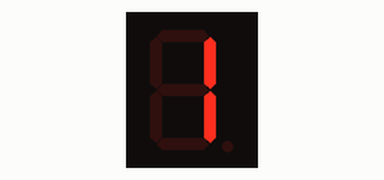
This sketch was run on a simulated Arduino Uno, built with avr-gcc and run on an emulated ATmega328P. Shown: 1-digit seven-segment display. Wiring (inferred from the names in the program): 1-digit 7-segment display, segments lit when HIGH: segments pin 2, pin 3, pin 4, pin 5, pin 6, pin 7, pin 8. The segment pins are drawn as the display they are named for.

Above: at 0.1 s.
At 1.35 s:
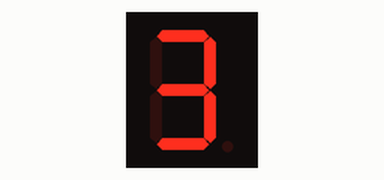
At 1.95 s:
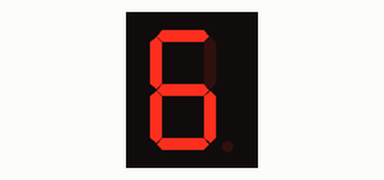
At 2.35 s:
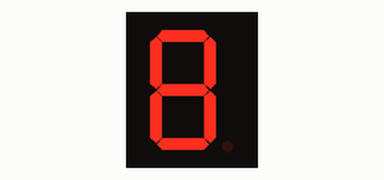
At 2.75 s:
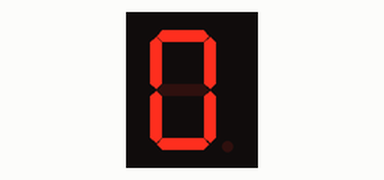

The sketch:

7_segments_display_IG.ino
```cpp
int a = 2;
int b = 3;
int c = 4;
int d = 5;
int e = 6;
int f = 7;
int g = 8;

void setup() {
  // put your setup code here, to run once:
  pinMode(a, OUTPUT);
  pinMode(b, OUTPUT);
  pinMode(c, OUTPUT);
  pinMode(d, OUTPUT);
  pinMode(e, OUTPUT);
  pinMode(f, OUTPUT);
  pinMode(g, OUTPUT);
}

void loop() {
  //number 1
  digitalWrite(b, HIGH);
  digitalWrite(c, HIGH);
  delay(1000);
  digitalWrite(b, LOW);
  digitalWrite(c, LOW);
  delay(100);
  //number 2
  digitalWrite(a, HIGH);
  digitalWrite(b, HIGH);
  digitalWrite(g, HIGH);
  digitalWrite(d, HIGH);
  digitalWrite(e, HIGH);
  delay(100);
  digitalWrite(a, LOW);
  digitalWrite(b, LOW);
  digitalWrite(g, LOW);
  digitalWrite(d, LOW);
  digitalWrite(e, LOW);
  delay(100);
  //number 3
  digitalWrite(a, HIGH);
  digitalWrite(b, HIGH);
  digitalWrite(g, HIGH);
  digitalWrite(c, HIGH);
  digitalWrite(d, HIGH);
  delay(100);
  digitalWrite(a, LOW);
  digitalWrite(b, LOW);
  digitalWrite(g, LOW);
  digitalWrite(d, LOW);
  digitalWrite(c, LOW);
  delay(100);
  //number 4
  digitalWrite(b, HIGH);
  digitalWrite(c, HIGH);
  digitalWrite(g, HIGH);
  digitalWrite(f, HIGH);
  delay(100);
  digitalWrite(b, LOW);
  digitalWrite(c, LOW);
  digitalWrite(g, LOW);
  digitalWrite(f, LOW);
  delay(100);
  //number 5
  digitalWrite(a, HIGH);
  digitalWrite(f, HIGH);
  digitalWrite(g, HIGH);
  digitalWrite(c, HIGH);
  digitalWrite(d, HIGH);
  delay(100);
  digitalWrite(a, LOW);
  digitalWrite(f, LOW);
  digitalWrite(g, LOW);
  digitalWrite(d, LOW);
  digitalWrite(c, LOW);
  delay(100);
  //number 6
  digitalWrite(a, HIGH);
  digitalWrite(e, HIGH);
  digitalWrite(g, HIGH);
  digitalWrite(c, HIGH);
  digitalWrite(d, HIGH);
  digitalWrite(f, HIGH);
  delay(100);
  digitalWrite(a, LOW);
  digitalWrite(e, LOW);
  digitalWrite(g, LOW);
  digitalWrite(d, LOW);
  digitalWrite(c, LOW);
  digitalWrite(f, LOW);
  delay(100);
  //number 7
  digitalWrite(a, HIGH);
  digitalWrite(b, HIGH);
  digitalWrite(c, HIGH);
  delay(100);
  digitalWrite(a, LOW);
  digitalWrite(b, LOW);
  digitalWrite(c, LOW);
  delay(100);
  //number 8
  digitalWrite(a, HIGH);
  digitalWrite(e, HIGH);
  digitalWrite(g, HIGH);
  digitalWrite(c, HIGH);
  digitalWrite(d, HIGH);
  digitalWrite(f, HIGH);
  digitalWrite(b, HIGH);
  delay(100);
  digitalWrite(a, LOW);
  digitalWrite(e, LOW);
  digitalWrite(g, LOW);
  digitalWrite(d, LOW);
  digitalWrite(c, LOW);
  digitalWrite(f, LOW);
  digitalWrite(b, LOW);
  delay(100);
  //number 9
  digitalWrite(a, HIGH);
  digitalWrite(g, HIGH);
  digitalWrite(c, HIGH);
  digitalWrite(d, HIGH);
  digitalWrite(f, HIGH);
  digitalWrite(b, HIGH);
  delay(100);
  digitalWrite(a, LOW);
  digitalWrite(g, LOW);
  digitalWrite(d, LOW);
  digitalWrite(c, LOW);
  digitalWrite(f, LOW);
  digitalWrite(b, LOW);
  delay(100);
  //number 0
  digitalWrite(a, HIGH);
  digitalWrite(e, HIGH);
  digitalWrite(c, HIGH);
  digitalWrite(d, HIGH);
  digitalWrite(f, HIGH);
  digitalWrite(b, HIGH);
  delay(100);
  digitalWrite(a, LOW);
  digitalWrite(e, LOW);
  digitalWrite(d, LOW);
  digitalWrite(c, LOW);
  digitalWrite(f, LOW);
  digitalWrite(b, LOW);
  delay(100);
}
```

Measured:
- by itself, everything shown: repeats every 2.9 s, in 20 steps
